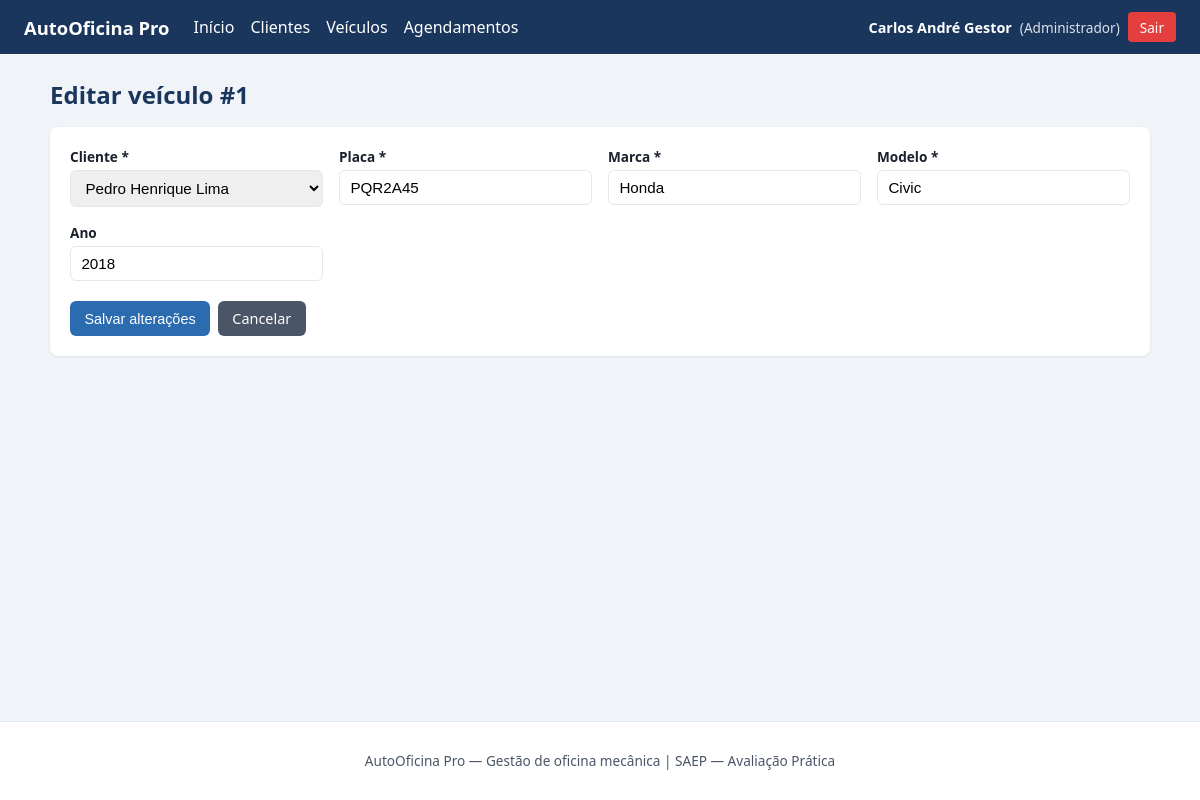
Page /sistema/veiculos/editar.php?id=1 (signed in) on the committed database.
### tables this page shows
CREATE TABLE veiculos (
  id INT AUTO_INCREMENT PRIMARY KEY,
  cliente_id INT NOT NULL,
  placa VARCHAR(10) NOT NULL,
  marca VARCHAR(50) NOT NULL,
  modelo VARCHAR(50) NOT NULL,
  ano INT NULL,
  CONSTRAINT fk_veiculos_cliente
    FOREIGN KEY (cliente_id) REFERENCES clientes(id)
    ON UPDATE CASCADE ON DELETE RESTRICT
);

### sistema/veiculos/editar.php (the view, shortened to what this page needs)
<?php
require_once __DIR__ . "/../config/conexao.php";
$id = (int)($_GET["id"] ?? $_POST["id"] ?? 0);
$clientes = $conn->query("SELECT id, nome FROM clientes ORDER BY nome");
$stmt = $conn->prepare("SELECT * FROM veiculos WHERE id=? LIMIT 1");
$stmt->bind_param("i", $id);
$stmt->execute();
$veiculo = $stmt->get_result()->fetch_assoc();
require __DIR__ . "/../includes/header.php";
?>
<h1 class="page-title">Editar veículo #<?= (int)$veiculo["id"] ?></h1>
<div class="card">
    <form method="post">
        <div class="form-grid">
            <div>
                <label for="cliente_id">Cliente *</label>
                <select id="cliente_id" name="cliente_id" required>
                    <?php
                    $clientes->data_seek(0);
                    while ($c = $clientes->fetch_assoc()):
                        $sel = ((int)$veiculo["cliente_id"] === (int)$c["id"]) ? "selected" : "";
                        ?>
                        <option value="<?= (int)$c["id"] ?>" <?= $sel ?>><?= htmlspecialchars($c["nome"]) ?></option>
                    <?php endwhile; ?>
                </select>
            </div>
            <div>
                <label for="placa">Placa *</label>
                <input type="text" id="placa" name="placa" required maxlength="10"
                       value="<?= htmlspecialchars($veiculo["placa"]) ?>">
            </div>
            <div>
                <label for="marca">Marca *</label>
                <input type="text" id="marca" name="marca" required value="<?= htmlspecialchars($veiculo["marca"]) ?>">
            </div>
            <div>
                <label for="modelo">Modelo *</label>
                <input type="text" id="modelo" name="modelo" required value="<?= htmlspecialchars($veiculo["modelo"]) ?>">
            </div>
            <div>
                <label for="ano">Ano</label>
                <input type="number" id="ano" name="ano" min="1950" max="2030"
                       value="<?= $veiculo["ano"] !== null ? (int)$veiculo["ano"] : "" ?>">
            </div>
        </div>
        <div class="form-actions">
            <button type="submit" class="btn">Salvar alterações</button>
            <a class="btn btn-secondary" href="listar.php">Cancelar</a>
        </div>
    </form>
</div>
<?php require __DIR__ . "/../includes/footer.php"; ?>

### sistema/css/style.css (style rules this page uses)
:root { --azul: #1a365d; --azul-m: #2b6cb0; --cinza: #4a5568; --fundo: #f0f4f8; --branco: #fff; --ok: #276749; --erro: #c53030; --borda: #e2e8f0; }
* { box-sizing: border-box; }
body { margin: 0; font-family: system-ui, -apple-system, Segoe UI, Roboto, sans-serif; background: var(--fundo); color: #1a202c; min-height: 100vh; display: flex; flex-direction: column; }
h1.page-title { margin: 0 0 1rem; color: var(--azul); font-size: 1.5rem; }
.card { background: var(--branco); border-radius: 8px; padding: 1.25rem; box-shadow: 0 1px 3px rgba(0,0,0,0.08); margin-bottom: 1.25rem; }
.btn { display: inline-block; padding: 0.5rem 0.9rem; border-radius: 6px; border: none; cursor: pointer; font-size: 0.9rem; text-decoration: none; color: white; background: var(--azul-m); }
.btn-secondary { background: var(--cinza); }
.form-grid { display: grid; grid-template-columns: repeat(auto-fit, minmax(220px, 1fr)); gap: 1rem; }
.form-grid label { display: block; font-weight: 600; font-size: 0.85rem; margin-bottom: 0.25rem; }
.form-grid input, .form-grid select, .form-grid textarea { width: 100%; padding: 0.5rem 0.65rem; border: 1px solid var(--borda); border-radius: 6px; font-size: 0.95rem; }
.form-actions { margin-top: 1.25rem; display: flex; gap: 0.5rem; }

### rows in the picture
veiculos: id "1", placa "PQR2A45", marca "Honda", modelo "Civic", ano "2018"

### other values in the picture
$u["nome"] "Carlos André Gestor"
$u["perfil"] "Administrador"
form field cliente_id "Pedro Henrique Lima"
